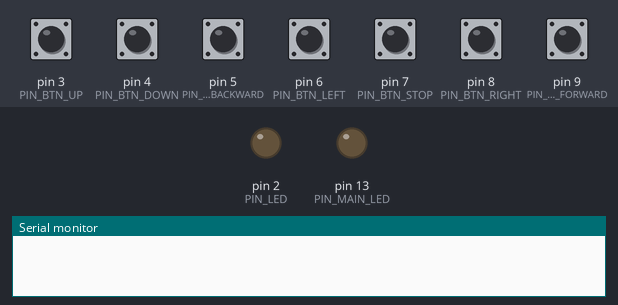
A sketch run on a simulated Arduino Uno, built with avr-gcc and run on an emulated ATmega328P. Parts: output pins drawn as LEDs (lit = HIGH), the last lines printed to the serial monitor. The inputs (shaded band) are chosen by the test bench; at power-on: pin 3 (PIN_BTN_UP), pin 4 (PIN_BTN_DOWN), pin 5 (PIN_BTN_BACKWARD), pin 6 (PIN_BTN_LEFT), pin 7 (PIN_BTN_STOP), pin 8 (PIN_BTN_RIGHT), pin 9 (PIN_BTN_FORWARD) HIGH.

Above: at 1.2 s.
1.3 s: pin 3 (PIN_BTN_UP) pulled LOW for 0.15 s
At 1.42 s:
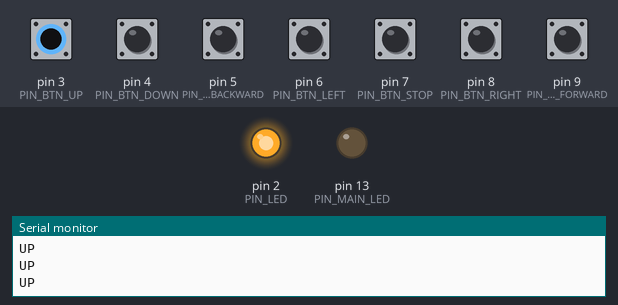
3.0 s: pin 4 (PIN_BTN_DOWN) pulled LOW for 0.15 s
At 4.3 s:
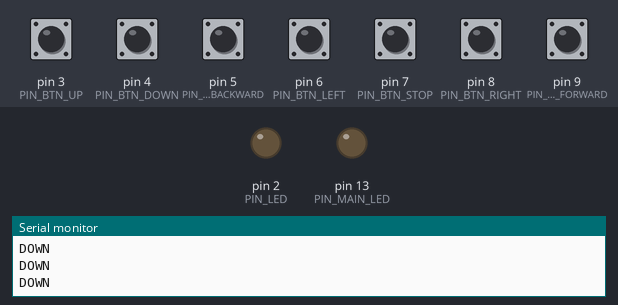
4.6 s: pin 5 (PIN_BTN_BACKWARD) pulled LOW for 0.15 s
At 4.72 s:
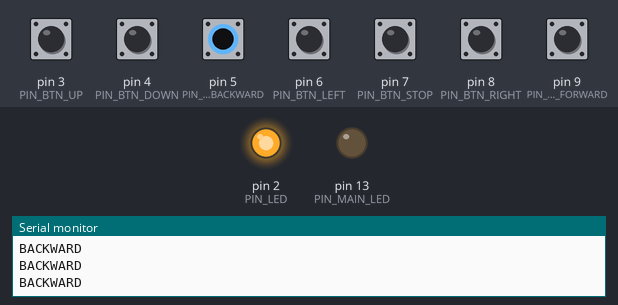
6.2 s: pin 6 (PIN_BTN_LEFT) pulled LOW for 0.15 s
At 7.0 s:
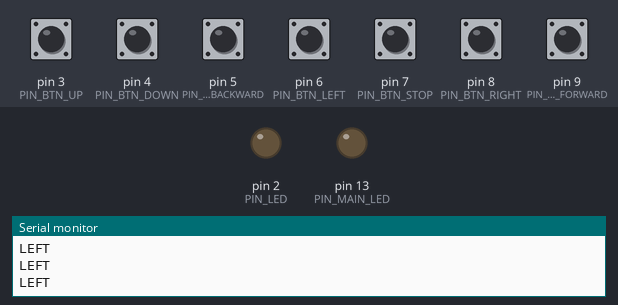
7.8 s: pin 7 (PIN_BTN_STOP) pulled LOW for 0.15 s
At 7.92 s:
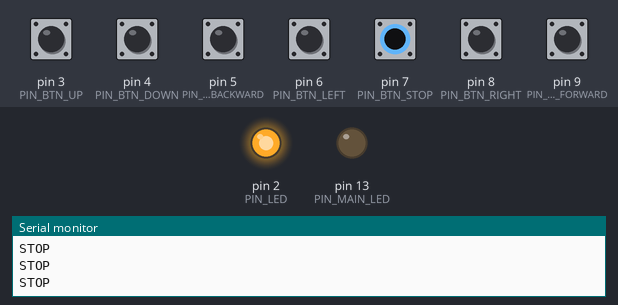
9.4 s: pin 8 (PIN_BTN_RIGHT) pulled LOW for 0.15 s
At 10.7 s:
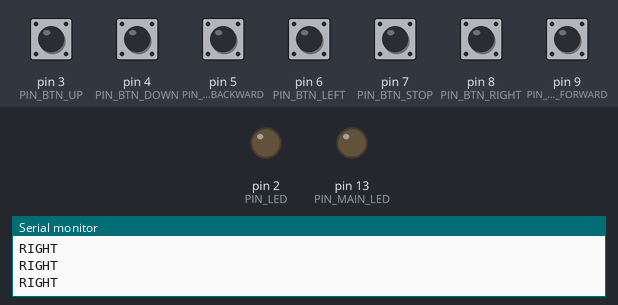
Timing chart, 0 to 12.0 s (numbered marks = the images above; inputs shaded):
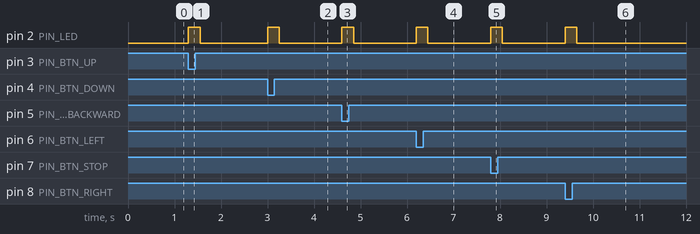

The sketch:

arduino.ino
```cpp
#define DEBUG

#define BAUD 9600L

#define PIN_MAIN_LED 13
#define PIN_LED 2
#define PIN_BTN_STOP 7
#define PIN_BTN_FORWARD 9
#define PIN_BTN_BACKWARD 5
#define PIN_BTN_LEFT 6
#define PIN_BTN_RIGHT 8
#define PIN_BTN_UP 3
#define PIN_BTN_DOWN 4

#define DELAY_AFTER_STOP 500
#define LED_FLASH_TIME 100

unsigned long ledOnTime;
char buffer[32];
int positionInBuffer;

void setup() {
  Serial.begin(BAUD);
  pinMode(PIN_MAIN_LED, OUTPUT);
  pinMode(PIN_LED, OUTPUT);
  pinMode(PIN_BTN_STOP, INPUT);
  pinMode(PIN_BTN_FORWARD, INPUT);
  pinMode(PIN_BTN_BACKWARD, INPUT);
  pinMode(PIN_BTN_LEFT, INPUT);
  pinMode(PIN_BTN_RIGHT, INPUT);
  pinMode(PIN_BTN_UP, INPUT);
  pinMode(PIN_BTN_DOWN, INPUT);

  // turn on the internal pull up resistors
  digitalWrite(PIN_BTN_STOP, HIGH);
  digitalWrite(PIN_BTN_FORWARD, HIGH);
  digitalWrite(PIN_BTN_BACKWARD, HIGH);
  digitalWrite(PIN_BTN_LEFT, HIGH);
  digitalWrite(PIN_BTN_RIGHT, HIGH);
  digitalWrite(PIN_BTN_UP, HIGH);
  digitalWrite(PIN_BTN_DOWN, HIGH);

  // default values
  ledOnTime = 0;
  positionInBuffer = 0;
}


void loop() {
  if (ledOnTime != 0 && ledOnTime < millis()) {
    digitalWrite(PIN_LED, LOW);
    digitalWrite(PIN_MAIN_LED, LOW);
    ledOnTime = 0;
  }

  handleButton(PIN_BTN_UP);
  handleButton(PIN_BTN_DOWN);
  handleButton(PIN_BTN_LEFT);
  handleButton(PIN_BTN_RIGHT);
  handleButton(PIN_BTN_FORWARD);
  handleButton(PIN_BTN_BACKWARD);
  handleButton(PIN_BTN_STOP);

  readSerial();
}

void onSerialRead(char *in) {
  int val = atoi(in);
  if (val == PIN_MAIN_LED || val == PIN_LED) {
    digitalWrite(val, HIGH);
    ledOnTime = millis() + LED_FLASH_TIME;
    // echo back
    Serial.print(in);
  }
}

void onButtonPressed(int btn) {
  switch (btn) {
    case PIN_BTN_UP:
      Serial.println("UP");
      break;

    case PIN_BTN_DOWN:
      Serial.println("DOWN");
      break;

    case PIN_BTN_LEFT:
      Serial.println("LEFT");
      break;

    case PIN_BTN_RIGHT:
      Serial.println("RIGHT");
      break;

    case PIN_BTN_FORWARD:
      Serial.println("FORWARD");
      break;

    case PIN_BTN_BACKWARD:
      Serial.println("BACKWARD");
      break;

    case PIN_BTN_STOP:
      Serial.println("STOP");
      break;
  }

  digitalWrite(PIN_LED, HIGH);
  ledOnTime = millis() + LED_FLASH_TIME;
}


void handleButton(int btn) {
  if (digitalRead(btn) == LOW) {
      onButtonPressed(btn);
  }
}

void readSerial() {
  if (Serial.available() > 0) {
    buffer[positionInBuffer] = (char) Serial.read();
    if (buffer[positionInBuffer] == '\n') {
      // done reading
      buffer[++positionInBuffer] = '\0';
      positionInBuffer = 0;
      onSerialRead(buffer);
    } else {
      // read until reached a "\n" character
      positionInBuffer++;
    }
  }
}
```

Measured:
- after the input at 1.3 s, pin 2 (PIN_LED): LOW → HIGH at once, → LOW 0.25 s later
- after the input at 3.0 s, pin 2 (PIN_LED): LOW → HIGH at once, → LOW 0.25 s later
- after the input at 4.6 s, pin 2 (PIN_LED): LOW → HIGH at once, → LOW 0.25 s later
- after the input at 6.2 s, pin 2 (PIN_LED): LOW → HIGH at once, → LOW 0.25 s later
- after the input at 7.8 s, pin 2 (PIN_LED): LOW → HIGH at once, → LOW 0.25 s later
- after the input at 9.4 s, pin 2 (PIN_LED): LOW → HIGH at once, → LOW 0.25 s later
